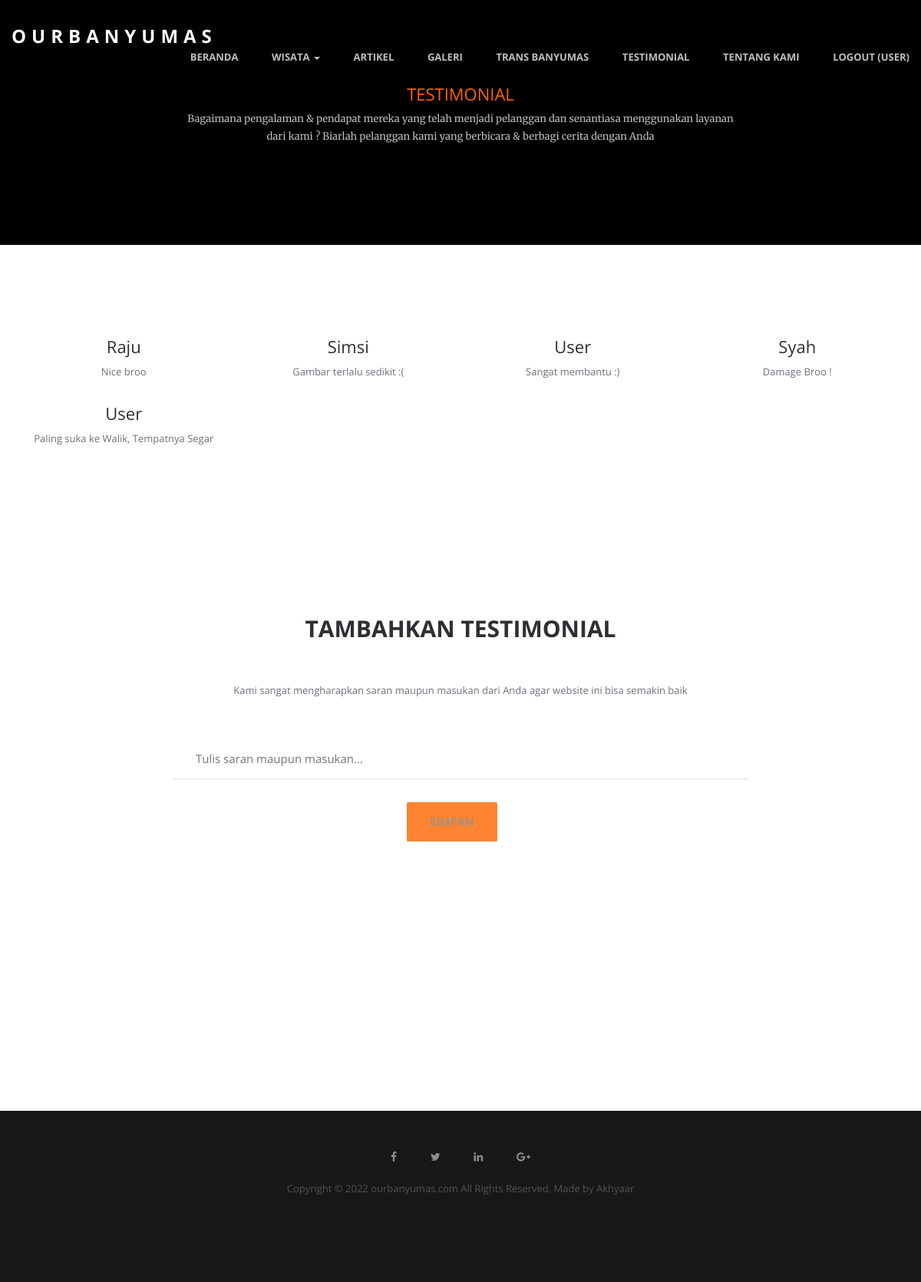
Page /testimonial.php (signed in) on the committed database.
### tables this page shows
CREATE TABLE `testi` (
  `id` int(11) NOT NULL,
  `nama_user` varchar(50) NOT NULL,
  `saran` varchar(300) NOT NULL
);

### testimonial.php (the view, shortened to what this page needs)
<!doctype html>
<html class="no-js" lang="">
<head>
  <link rel="stylesheet" href="css/bootstrap.min.css">
  <link rel="stylesheet" href="css/flexslider.css">
  <link rel="stylesheet" href="css/jquery.fancybox.css">
  <link rel="stylesheet" href="css/main.css">
  <link rel="stylesheet" href="css/responsive.css">
  <link rel="stylesheet" href="css/font-icon.css">
  <link rel="stylesheet" href="css/animate.min.css">
  <link rel="stylesheet" href="https://maxcdn.bootstrapcdn.com/font-awesome/4.4.0/css/font-awesome.min.css">
</head>
<body>
  <section>
    <header id="header">
      <div class="header-content clearfix"> <a class="logo" href="index.php">OurBanyumas</a>
        <nav class="navigation" role="navigation">
          <ul class="primary-nav">
            <li><a href="index.php">Beranda</a></li>
            <li class="dropdown">
              <a href="#" class="dropdown-toggle" data-toggle="dropdown">Wisata <b class="caret"></b></a>
            </li>
            <li><a href="artikel.php">Artikel</a></li>
            <li><a href="galeri.php">Galeri</a></li>
            <li><a href="transbanyumas.php">Trans Banyumas</a></li>
            <li><a href="testimonial.php">Testimonial</a></li>
            <li><a href="tentang.php">Tentang Kami</a></li>
            <?php
            if (!isset($_SESSION['is_login'])) {
            ?>
              <li>
                <a href="login.php">Login</a>
              </li>
            <?php } else { ?>
              <li>
                <a href="akunuser.php?logoutSubmit=1" class="logout">Logout (<?= $_SESSION['namauser']; ?>)</a>
              </li><?php } ?>
          </ul>
        </nav>
      </div>
    </header>
    <section id="intro" class="section intro">
      <div class="container">
        <div class="col-md-8 col-md-offset-2 text-center">
          <?php
          if (!isset($_SESSION['admin'])) {
          ?>
            <h6>TESTIMONIAL</h6>
            <p>Bagaimana pengalaman & pendapat mereka yang telah menjadi pelanggan dan senantiasa menggunakan layanan dari kami ? Biarlah pelanggan kami yang berbicara & berbagi cerita dengan Anda</p>
            <br>
          <?php } else { ?>
            <h6>TESTIMONIAL</h6>
            <br>
            </li>
          <?php } ?>
        </div>
      </div>
    </section>
    <section id="teams" class="section teams">
      <div class="container">
        <div class="row">
          <?php
          include "koneksi.php";
          $query = "SELECT * FROM testi";
          $sql = mysqli_query($connect, $query);
          while ($data = mysqli_fetch_array($sql)) {
          ?>
            <div class="col-md-3 col-sm-6">
              <div class="person">
                <div class="person-content">
                  <h4><?php echo "" . $data['nama_user'] . ""; ?></h4>
                  <p><?php echo "" . $data['saran'] . ""; ?></p>
                </div>
              </div>
            </div>
          <?php
          }
          ?>
        </div>
      </div>
    </section>
    <?php
    if (!isset($_SESSION['user_biasa'])) {
    ?>
    <?php } else { ?>
      <section id="contact" class="section">
        <div class="container">
          <div class="row">
            <div class="col-md-8 col-md-offset-2 conForm">
              <h5>Tambahkan Testimonial</h5>
              <p>Kami sangat mengharapkan saran maupun masukan dari Anda agar website ini bisa semakin baik</p>
              <form method="post" action="proses_simpan_testi.php">
                <input type="text" name="saran" class="col-xs-12 col-sm-12 col-md-12 col-lg-12" placeholder="Tulis saran maupun masukan...">
                <input type="submit" class="btn btn-large" value="Simpan">
              </form>
            </div>
          </div>
        </div>
      </section>
    <?php } ?>
    <section id="teams" class="section teams">
      <div class="container">
        <?php
        if (!isset($_SESSION['admin'])) {
        ?>
          <br>
        <?php } ?>
      </div>
    </section>
    <footer class="footer">
      <div class="footer-top section">
        <div class="container" align="center">
          <div class="row">
            <a style="padding:20px" ; href="#"><i class="fa fa-facebook"></i></a>
            <a style="padding:20px" ; href="#"><i class="fa fa-twitter"></i></a>
            <a style="padding:20px" ; href="#"><i class="fa fa-linkedin"></i></a>
            <a style="padding:20px" ; href="#"><i class="fa fa-google-plus"></i></a>
            <br>
            <br>
            <p>Copyright © 2022 ourbanyumas.com All Rights Reserved. Made by Akhyaar</p>
          </div>
        </div>
      </div>
    </footer>
</body>
</html>

### css/main.css (style rules this page uses)
p { font-size: 13px; line-height: 22.4px; color: #6c7279; }
h4 { font-size: 22px; color: #2d3033; font-weight: 400; }
h5 { font-size: 14px; color: #2d3033; text-transform: uppercase; font-weight: 700; }
h6 { font-size: 22px; color: #F60; font-weight: 400; }
.btn { background-color: #F60; color: #fff; font-size: 13px; font-weight: 600; border: 0; -moz-border-radius: 2px; -webkit-border-radius: 2px; border-radius: 2px; display: inline-block; text-transform: uppercase; opacity:0.8; }
.btn-large { padding: 15px 40px; }
a { color: #e84545; }
body { font-family: "Open Sans", Arial, sans-serif; font-weight: 400; color: #6c7279; }
ul, ol { margin: 0; padding: 0; }
ul li { list-style: none; }
.section { padding: 100px 0; }
#header { position: fixed; width: 100%; z-index: 999; }
#header .header-content { margin: 0 auto; max-width: 1170px; padding: 30px 0; width: 100%; -moz-transition: padding 0.3s; -o-transition: padding 0.3s; -webkit-transition: padding 0.3s; transition: padding 0.3s; }
#header .logo { float: left; font-size:24px; font-weight:700; color:#fff; text-decoration:none; text-transform:uppercase; letter-spacing:7px; }
.navigation { float: right; }
.navigation li { display: inline-block; }
.navigation a { color: rgba(255, 255, 255, 0.75); font-size: 13px; font-weight: 700; margin-left: 40px; text-transform: uppercase; }
.intro { background-color: #000; }
.intro p { font-family: "Merriweather", Arial, sans-serif; color: rgba(255, 255, 255, 0.75); font-weight: 400; }
.person { max-width: 270px; text-align: center; }
.person-content { margin-top: 20px; }
.person h4 { font-weight: 400; }
.conForm { text-align: center; }
.conForm h5 { font-size: 30px; }
.conForm p { text-align: center; margin: 7%; }
.conForm input { color: #797979; padding: 15px 30px; border: none; margin-right: 3%; margin-bottom: 30px; outline: none; font-style: normal; border-bottom: #e0e0e0 1px solid; font-size: 15px; }
.footer { text-align: left; }
.footer-top { background-color: #181818; padding-top: 50px; }
.footer p { color: rgba(255, 255, 255, 0.25); }
.footer a { color: rgba(255, 255, 255, 0.50); }

### rows in the picture
testi: nama_user "Raju", saran "Nice broo"
testi: nama_user "Simsi", saran "Gambar terlalu sedikit :("
testi: nama_user "User", saran "Sangat membantu :)"
testi: nama_user "Syah", saran "Damage Broo !"
testi: nama_user "User", saran "Paling suka ke Walik, Tempatnya Segar"

### other values in the picture
$_SESSION['namauser'] "USER"
